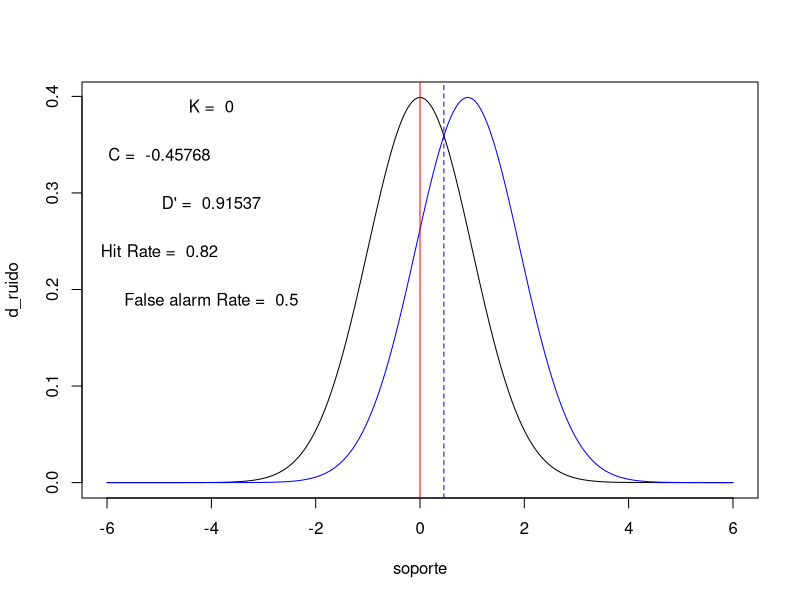

Here is the R script that generated this plot:

rm(list=ls())  

h<-123
f<-75
h_rate<-h/150
fa_rate<-f/150
k<-qnorm(1-fa_rate,0,1)
d<-qnorm(h_rate,0,1)-qnorm(fa_rate,0,1)
c<-k-(d/2)                    
beta<-dnorm(k,d,1)/dnorm(k,0,1)

soporte <- seq(-6,6,.05)
d_ruido <- dnorm(soporte,0,1)
d_senal <- dnorm(soporte,d,1)

plot(soporte,d_ruido,type='l')
lines(soporte,d_senal,type='l',col='blue')
abline(v=k,col='red')
abline(v=d/2,col='blue',lty=2)


d<-round(d,5)
k<-round(k,5)
c<-round(c,5)
beta<-round(beta,5)

text(-4,0.39,paste("K = ",k))
text(-5,0.34,paste("C = ",c))
text(-4,0.29,paste("D' = ",d))
text(-5,0.24,paste("Hit Rate = ",h_rate))
text(-4,0.19,paste("False alarm Rate = ",fa_rate))

